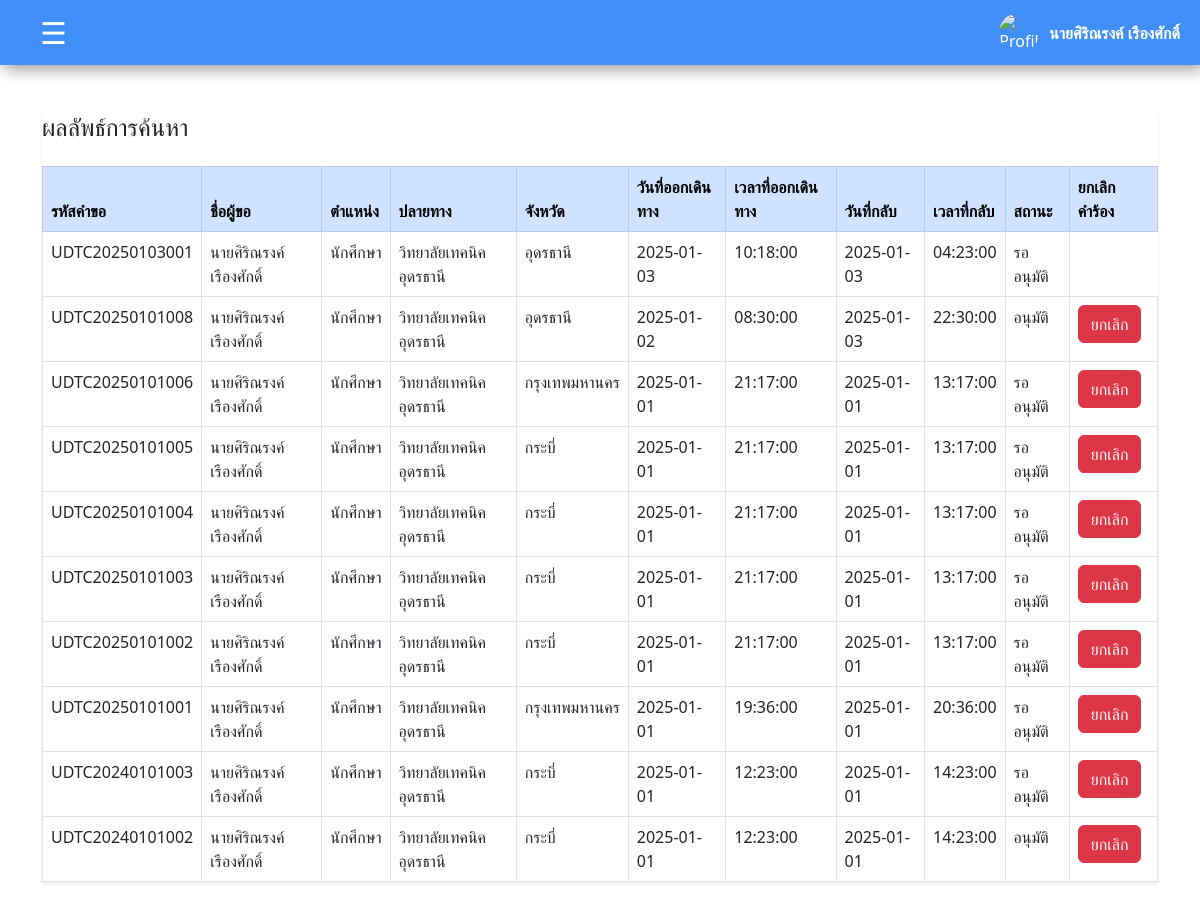
Screenshot of /Project/user/status.php (signed in) with the database file from the repository.
### tables this page shows
CREATE TABLE `requests` (
  `request_id` varchar(20) NOT NULL,
  `destination` varchar(255) DEFAULT NULL,
  `province` varchar(100) DEFAULT NULL,
  `travel_type` enum('ในจังหวัด','ต่างจังหวัด') DEFAULT NULL,
  `purpose` varchar(255) DEFAULT NULL,
  `departure_date` date DEFAULT NULL,
  `departure_time` time DEFAULT NULL,
  `return_date` date DEFAULT NULL,
  `return_time` time DEFAULT NULL,
  `passengers` int(11) DEFAULT NULL,
  `request_date` datetime DEFAULT NULL,
  `status` enum('รออนุมัติ','อนุมัติ','ปฏิเสธ') DEFAULT 'รออนุมัติ',
  `user_id` varchar(255) DEFAULT NULL
);

CREATE TABLE `users` (
  `user_id` varchar(11) NOT NULL,
  `fullname` varchar(255) NOT NULL,
  `password` varchar(255) NOT NULL,
  `position` varchar(255) NOT NULL,
  `department` varchar(255) NOT NULL,
  `role` enum('admin','user','') NOT NULL,
  `profile_picture` varchar(255) DEFAULT 'default_images_account.jpg',
  `signature` varchar(255) DEFAULT 'default_images_signature.png'
);

### Project/user/status.php (the view, shortened to what this page needs)
<?php
require('header.php');
$user_id = $_SESSION['user_id'];
$sql = "SELECT requests.request_id,
                requests.user_id,
                users.fullname,
                users.position,
                requests.destination,
                requests.province,
                requests.departure_date,
                requests.departure_time,
                requests.return_date,
                requests.return_time,
                requests.status
        FROM requests
        JOIN users ON requests.user_id = users.user_id
        WHERE requests.status = 'รออนุมัติ' OR requests.status = 'อนุมัติ'
        ORDER BY requests.request_id DESC;";
$result = mysqli_query($connect, $sql);
?>
<!DOCTYPE html>
<html lang="en">
<head>
    <link rel="stylesheet" href="https://cdn.jsdelivr.net/npm/bootstrap@5.3.0/dist/css/bootstrap.min.css">
</head>
<body>
    <div class="container mt-5">
        <div class="table-container shadow-sm">
            <h4 class="mb-4">ผลลัพธ์การค้นหา</h4>
            <table class="table table-bordered table-hover">
                <thead class="table-primary">
                    <tr>
                        <th>รหัสคำขอ</th>
                        <th>ชื่อผู้ขอ</th>
                        <th>ตำแหน่ง</th>
                        <th>ปลายทาง</th>
                        <th>จังหวัด</th>
                        <th>วันที่ออกเดินทาง</th>
                        <th>เวลาที่ออกเดินทาง</th>
                        <th>วันที่กลับ</th>
                        <th>เวลาที่กลับ</th>
                        <th>สถานะ</th>
                        <th>ยกเลิกคำร้อง</th>
                    </tr>
                </thead>
                <tbody id="resultTable">
                    <?php
                    if (mysqli_num_rows($result) > 0) {
                        while ($row = mysqli_fetch_assoc($result)) {
                            echo "<tr>";
                            echo "<td>" . $row['request_id'] . "</td>";
                            echo "<td>" . $row['fullname'] . "</td>";
                            echo "<td>" . $row['position'] . "</td>";
                            echo "<td>" . $row['destination'] . "</td>";
                            echo "<td>" . $row['province'] . "</td>";
                            echo "<td>" . $row['departure_date'] . "</td>";
                            echo "<td>" . $row['departure_time'] . "</td>";
                            echo "<td>" . $row['return_date'] . "</td>";
                            echo "<td>" . $row['return_time'] . "</td>";
                            echo "<td>" . $row['status'] . "</td>";
                            if ($user_id == $row['user_id']) {
                                echo "<td><a href='#' class='btn btn-danger' onclick='return confirmCancel(\"" . $row['request_id'] . "\")'>ยกเลิก</a></td>";
                            }
                            echo "</tr>";
                        }
                    } else {
                        echo "<tr><td colspan='9' class='text-center'>ยังไม่มีข้อมูล</td></tr>";
                    }
                    ?>
                </tbody>
            </table>
        </div>
    </div>
</body>
</html>

### Project/user/header.php (style rules this page uses)
body { font-family: Arial, sans-serif; margin: 0; padding: 0; background-color: #f5f5f5; }

### rows the page displays
requests: request_id "UDTC20250103001", user.fullname "นายศิริณรงค์ เรืองศักดิ์", user.position "นักศึกษา", destination "วิทยาลัยเทคนิคอุดรธานี", province "อุดรธานี", departure_date "2025-01-03", departure_time "10:18:00", return_date "2025-01-03", return_time "04:23:00", status "รออนุมัติ"
requests: request_id "UDTC20250101008", user.fullname "นายศิริณรงค์ เรืองศักดิ์", user.position "นักศึกษา", destination "วิทยาลัยเทคนิคอุดรธานี", province "อุดรธานี", departure_date "2025-01-02", departure_time "08:30:00", return_date "2025-01-03", return_time "22:30:00", status "อนุมัติ"
requests: request_id "UDTC20250101006", user.fullname "นายศิริณรงค์ เรืองศักดิ์", user.position "นักศึกษา", destination "วิทยาลัยเทคนิคอุดรธานี", province "กรุงเทพมหานคร", departure_date "2025-01-01", departure_time "21:17:00", return_date "2025-01-01", return_time "13:17:00", status "รออนุมัติ"
requests: request_id "UDTC20250101005", user.fullname "นายศิริณรงค์ เรืองศักดิ์", user.position "นักศึกษา", destination "วิทยาลัยเทคนิคอุดรธานี", province "กระบี่", departure_date "2025-01-01", departure_time "21:17:00", return_date "2025-01-01", return_time "13:17:00", status "รออนุมัติ"
requests: request_id "UDTC20250101004", user.fullname "นายศิริณรงค์ เรืองศักดิ์", user.position "นักศึกษา", destination "วิทยาลัยเทคนิคอุดรธานี", province "กระบี่", departure_date "2025-01-01", departure_time "21:17:00", return_date "2025-01-01", return_time "13:17:00", status "รออนุมัติ"
requests: request_id "UDTC20250101003", user.fullname "นายศิริณรงค์ เรืองศักดิ์", user.position "นักศึกษา", destination "วิทยาลัยเทคนิคอุดรธานี", province "กระบี่", departure_date "2025-01-01", departure_time "21:17:00", return_date "2025-01-01", return_time "13:17:00", status "รออนุมัติ"
requests: request_id "UDTC20250101002", user.fullname "นายศิริณรงค์ เรืองศักดิ์", user.position "นักศึกษา", destination "วิทยาลัยเทคนิคอุดรธานี", province "กระบี่", departure_date "2025-01-01", departure_time "21:17:00", return_date "2025-01-01", return_time "13:17:00", status "รออนุมัติ"
requests: request_id "UDTC20250101001", user.fullname "นายศิริณรงค์ เรืองศักดิ์", user.position "นักศึกษา", destination "วิทยาลัยเทคนิคอุดรธานี", province "กรุงเทพมหานคร", departure_date "2025-01-01", departure_time "19:36:00", return_date "2025-01-01", return_time "20:36:00", status "รออนุมัติ"
requests: request_id "UDTC20240101003", user.fullname "นายศิริณรงค์ เรืองศักดิ์", user.position "นักศึกษา", destination "วิทยาลัยเทคนิคอุดรธานี", province "กระบี่", departure_date "2025-01-01", departure_time "12:23:00", return_date "2025-01-01", return_time "14:23:00", status "รออนุมัติ"
requests: request_id "UDTC20240101002", user.fullname "นายศิริณรงค์ เรืองศักดิ์", user.position "นักศึกษา", destination "วิทยาลัยเทคนิคอุดรธานี", province "กระบี่", departure_date "2025-01-01", departure_time "12:23:00", return_date "2025-01-01", return_time "14:23:00", status "อนุมัติ"

### other values shown
$_SESSION['fullname'] "นายศิริณรงค์ เรืองศักดิ์"
